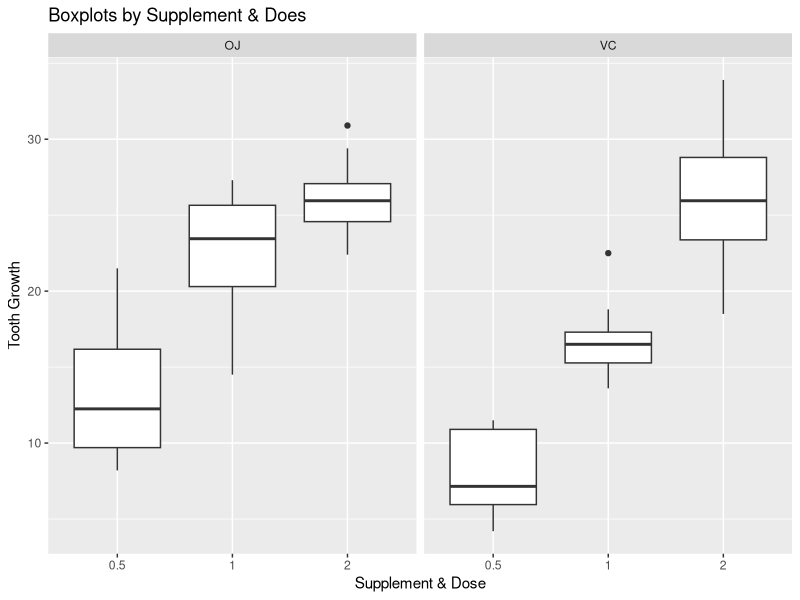

Here is the R script that generated this plot:
## ---- chunk 1
knitr::opts_chunk$set(echo = TRUE)
## ---- chunk 2
dataset <- ToothGrowth
str(dataset)
table(dataset$dose)
## ---- chunk 3
dataset$dose<-as.factor(dataset$dose)
str(dataset)
## ---- chunk 4
summary(dataset)
library(ggplot2)
g <- ggplot(dataset, aes(x=dose,y=len)) + facet_grid(.~supp) + geom_boxplot()
g + labs(title = "Boxplots by Supplement & Does", x = "Supplement & Dose",
         y = "Tooth Growth")

## ---- chunk 5
  t.test(len ~ supp, dataset[dataset$dose == .5, ]) 
  t.test(len ~ supp, dataset[dataset$dose == 1, ]) 
  t.test(len ~ supp, dataset[dataset$dose == 2, ]) 

